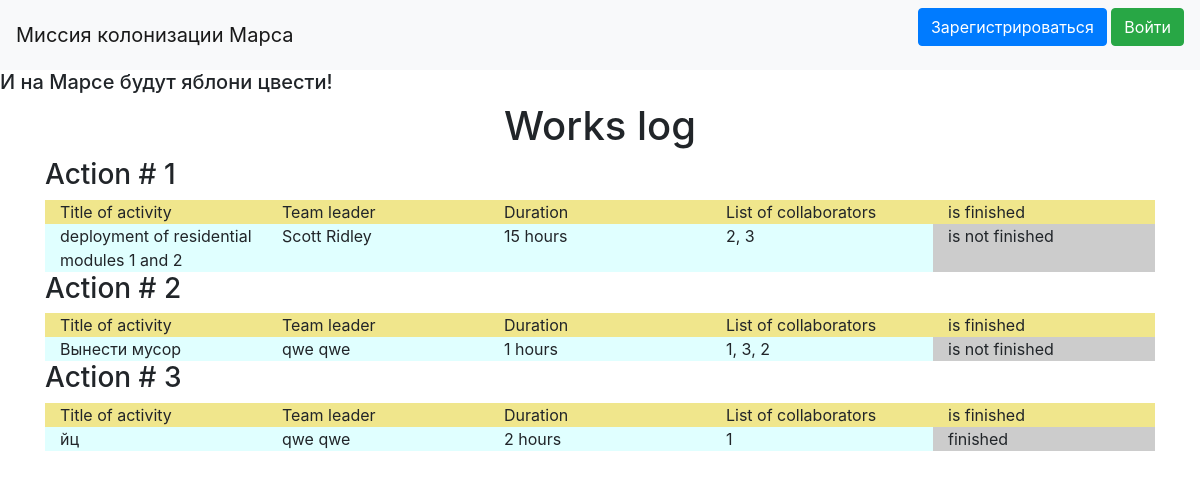
Before: / with the older database file.
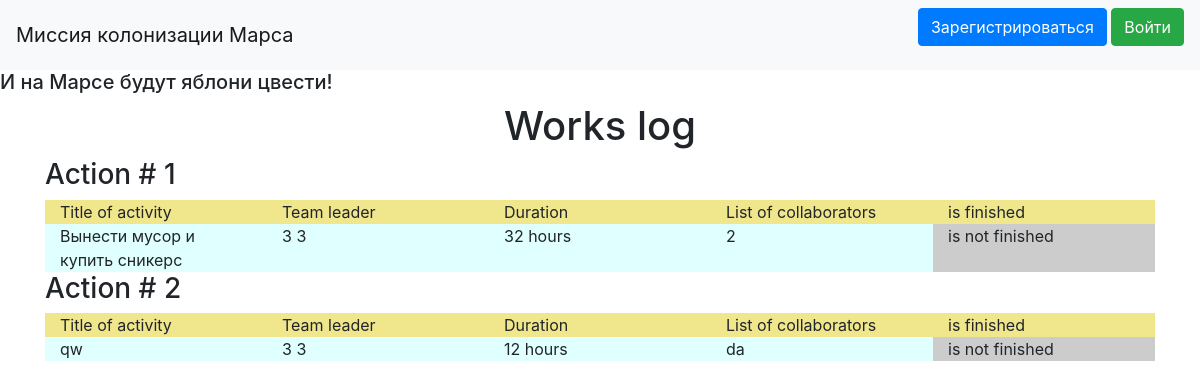
After: the same page with the newer database file.
### jobs.py (models this page shows)
class Jobs(SqlAlchemyBase):
    __tablename__ = 'jobs'
    id = sqlalchemy.Column(sqlalchemy.Integer,
                           primary_key=True, autoincrement=True)
    team_leader = sqlalchemy.Column(sqlalchemy.ForeignKey("users.id"))
    job = sqlalchemy.Column(sqlalchemy.String, nullable=True)
    work_size = sqlalchemy.Column(sqlalchemy.Integer, nullable=True)
    collaborators = sqlalchemy.Column(sqlalchemy.String, nullable=True)
    start_date = sqlalchemy.Column(sqlalchemy.DateTime, nullable=True)
    end_date = sqlalchemy.Column(sqlalchemy.DateTime, nullable=True)
    is_finished = sqlalchemy.Column(sqlalchemy.Boolean, default=True)
    user = orm.relation('User')

### users.py (models this page shows, shortened)
class User(SqlAlchemyBase, UserMixin):
    __tablename__ = 'users'
    id = sqlalchemy.Column(sqlalchemy.Integer,
                           primary_key=True, autoincrement=True)
    surname = sqlalchemy.Column(sqlalchemy.String, nullable=True)
    name = sqlalchemy.Column(sqlalchemy.String, nullable=True)
    age = sqlalchemy.Column(sqlalchemy.Integer, nullable=True)
    position = sqlalchemy.Column(sqlalchemy.String, nullable=True)
    speciality = sqlalchemy.Column(sqlalchemy.String, nullable=True)
    address = sqlalchemy.Column(sqlalchemy.String, nullable=True)
    email = sqlalchemy.Column(sqlalchemy.String,
                              index=True, unique=True, nullable=True)
    hashed_password = sqlalchemy.Column(sqlalchemy.String, nullable=True)
    modified_date = sqlalchemy.Column(sqlalchemy.DateTime,
                                      default=datetime.datetime.now)
    jobs = orm.relation("Jobs", back_populates='user')

### main.py (the view)
@app.route("/")
def index():
    db_sess = db_session.create_session()
    jobs = db_sess.query(Jobs).all()
    return render_template("index.html", jobs=jobs)

### db_session.py (called while the page is built)
def create_session() -> Session:
    global __factory
    return __factory()

### templates/index.html (shortened to what this page needs)
{% extends "base.html" %}
{% block content %}
<h1 align="center">Works log</h1>
{% for item in jobs%}
<h3>Action # {{ item.id }}</h3>
<div class="container">
  <div class="row" style="background-color:Khaki">
    <div class="col-sm">
      Title of activity
    </div>
    <div class="col-sm">
      Team leader
    </div>
    <div class="col-sm">
      Duration
    </div>
      <div class="col-sm">
      List of collaborators
    </div>
    <div class="col-sm">
      is finished
    </div>
  </div>
    <div class="row" style="background-color:LightCyan">
    <div class="col-sm">
      {{ item.job }}
    </div>
    <div class="col-sm">
      {{ item.user.surname }} {{ item.user.name }}
    </div>
    <div class="col-sm">
      {{ item.work_size }} hours
    </div>
      <div class="col-sm">
      {{ item.collaborators }}
    </div>
    <div class="col-sm" style="background-color: #ccc;">
        {% if item.is_finished == False %}
            <div>is not finished</div>
        {% else %}
            <div>finished</div>
        {% endif %}
    </div>
  </div>
</div>
{% endfor %}
{% endblock %}

### templates/base.html (shortened to what this page needs)
<!doctype html>
<html lang="en">
<head>
    <link rel="stylesheet"
          href="https://stackpath.bootstrapcdn.com/bootstrap/4.4.1/css/bootstrap.min.css"
>
</head>
<body>
<header>
    <nav class="navbar navbar-light bg-light">
        <a class="navbar-brand" href="#">Миссия колонизации Марса</a>
                        {% if current_user.is_authenticated %}
    <a class="navbar-brand" href="/logout">{{ current_user.name }}</a>
{% else %}
    <p>
        <a class="btn btn-primary " href="/register">Зарегистрироваться</a>
        <a class="btn btn-success" href="/login">Войти</a>
    </p>
{% endif %}
    </nav>
    <h5>И на Марсе будут яблони цвести!</h5>
</header>
<main role="main" class="container">
    {% block content %}{% endblock %}
</main>
</body>
</html>

Changed rows visible on the page:
removed Jobs: id "3", job "йц", user.surname "qwe", user.name "qwe", work_size "2", collaborators "1", is_finished "finished"
changed Jobs id 1: job "deployment of residential modules 1 and 2" → "Вынести мусор и купить сникерс"; user.surname "Scott" → "3"; user.name "Ridley" → "3"; work_size "15" → "32"; collaborators "2, 3" → "2"
changed Jobs id 2: job "Вынести мусор" → "qw"; user.surname "qwe" → "3"; user.name "qwe" → "3"; work_size "1" → "12"; collaborators "1, 3, 2" → "da"
